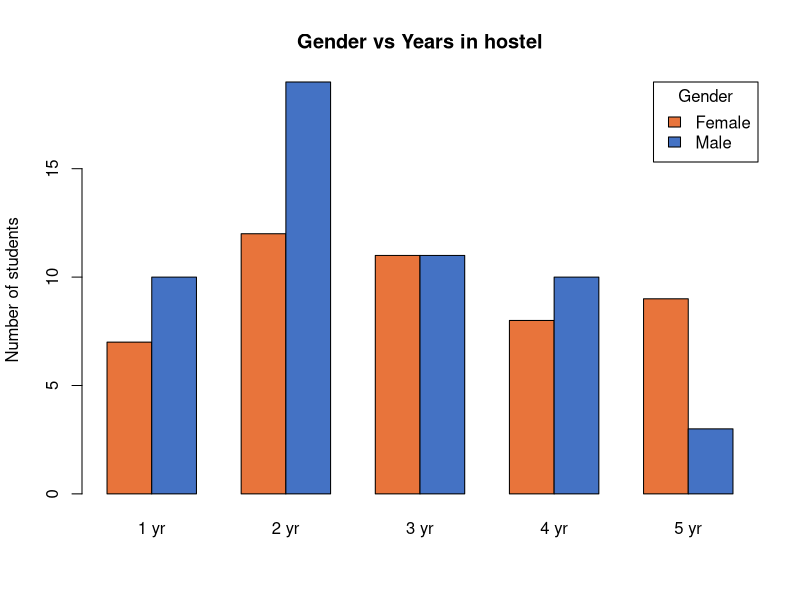
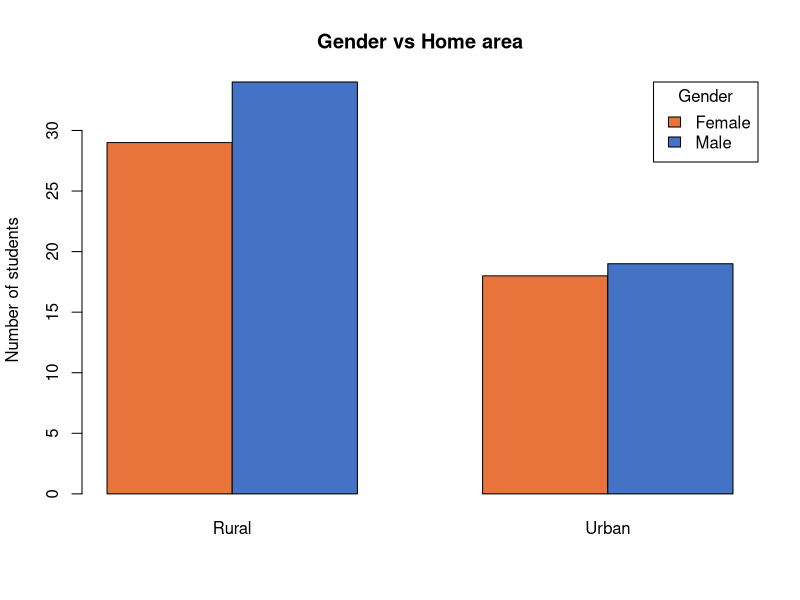
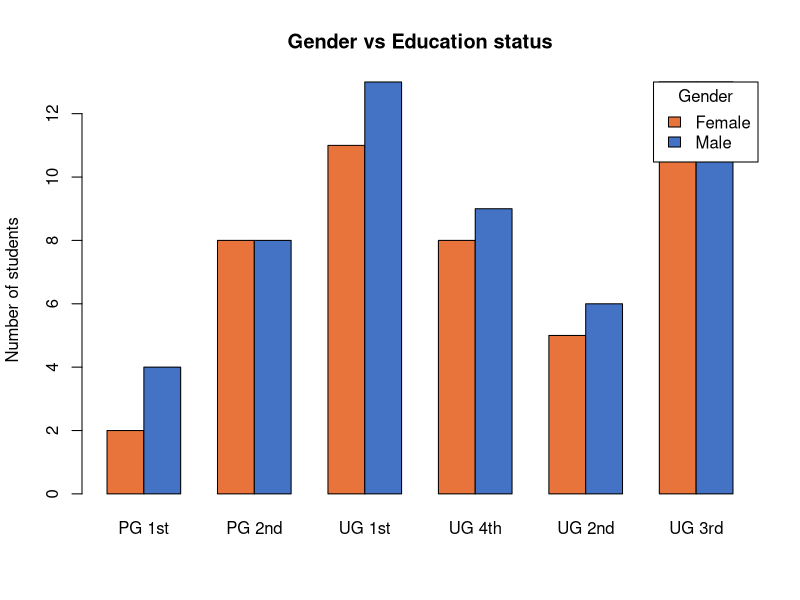
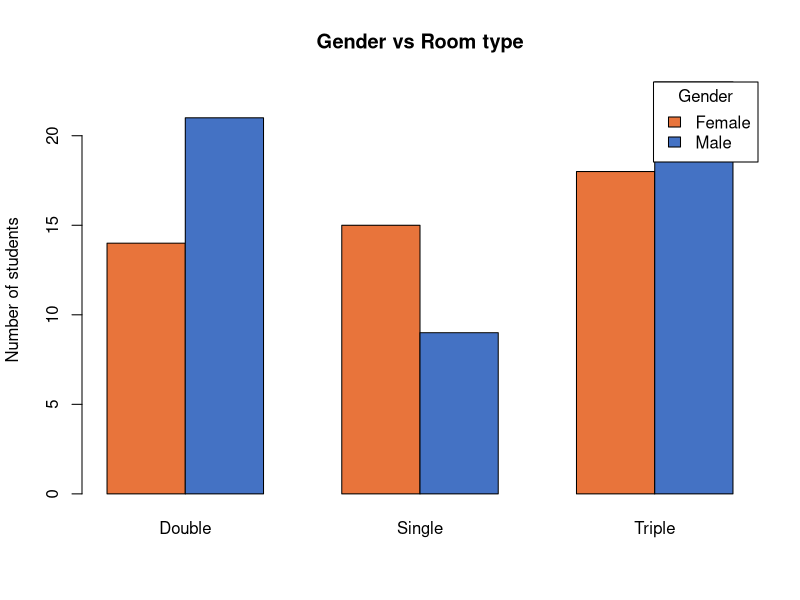
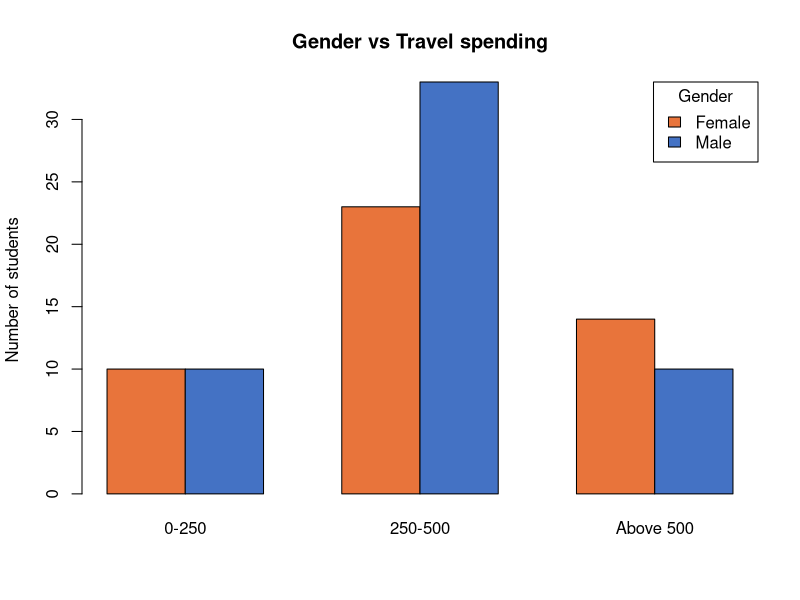
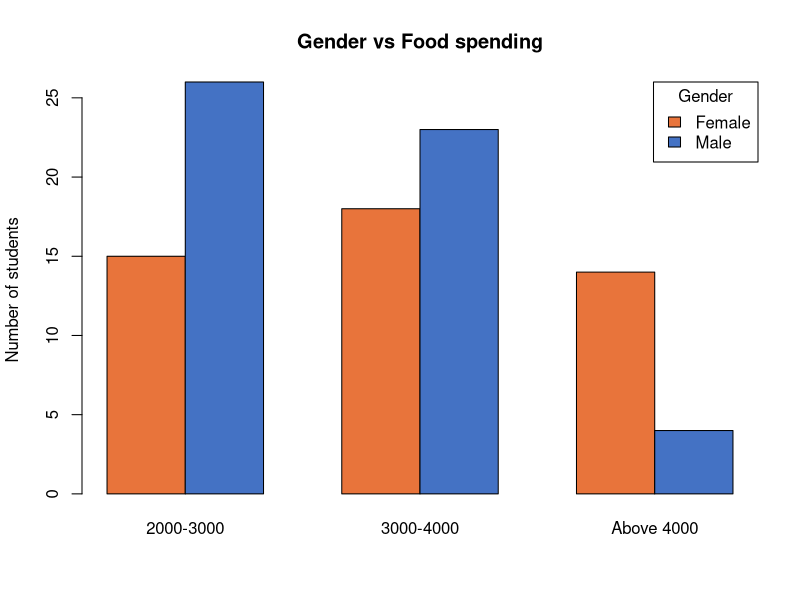
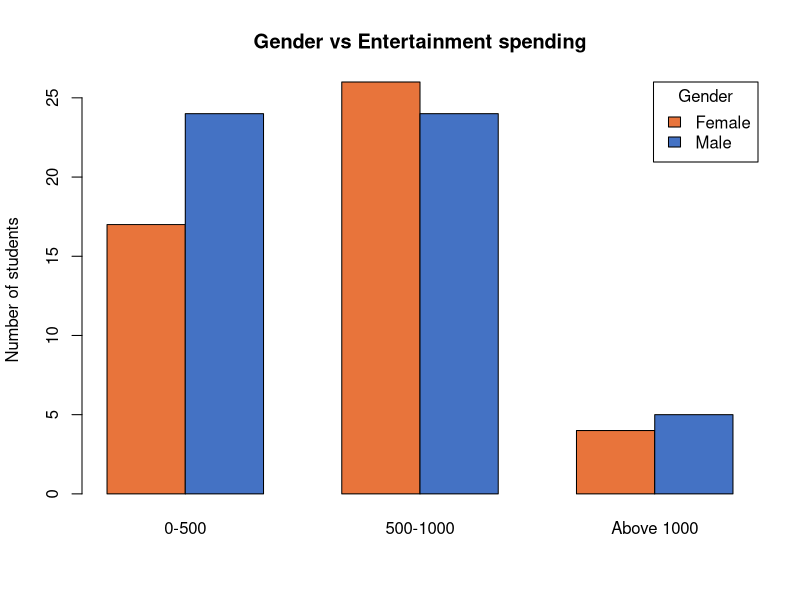
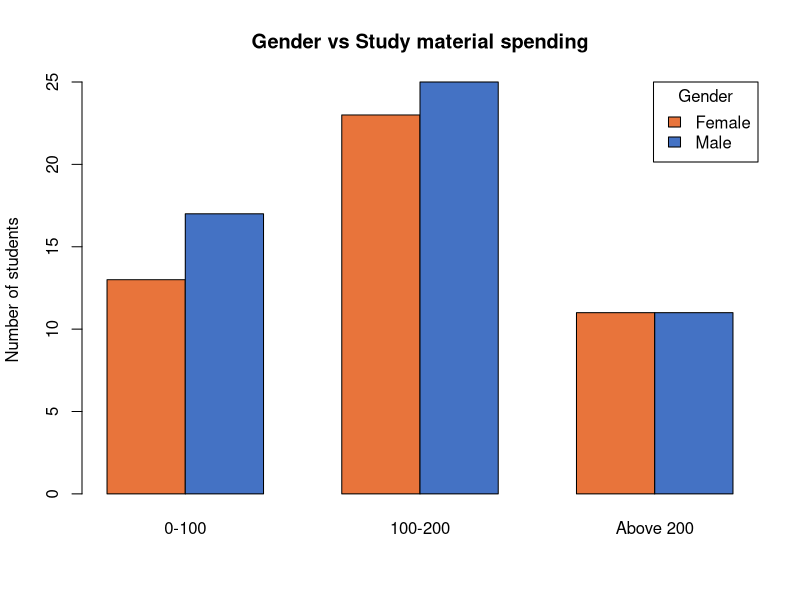

Reproduce these figures in R, in order.
# Statistical Analysis of Monthly Expenses of Hostelers
# B.Sc. (Mathematical Sciences) II Field Project 2025-26, KBCNMU Jalgaon
#
# Chi-square test of independence (Gender vs each variable), grouped bar charts,
# and frequency tables. Base R only, no packages needed.
#
# Usage:  Rscript analysis.R      (or source("analysis.R") in RStudio)

ALPHA <- 0.05
dir.create("figures", showWarnings = FALSE)
dir.create("results", showWarnings = FALSE)

# ---- Contingency tables from the report (Chapter 4). Rows: Female, Male ----
tables <- list(
  "Years in hostel" = list(
    cols = c("1 yr", "2 yr", "3 yr", "4 yr", "5 yr"),
    F = c(7, 12, 11, 8, 9),  M = c(10, 19, 11, 10, 3)),
  "Home area" = list(
    cols = c("Rural", "Urban"),
    F = c(29, 18),  M = c(34, 19)),
  "Education status" = list(
    cols = c("PG 1st", "PG 2nd", "UG 1st", "UG 4th", "UG 2nd", "UG 3rd"),
    F = c(2, 8, 11, 8, 5, 13),  M = c(4, 8, 13, 9, 6, 13)),
  "Room type" = list(
    cols = c("Double", "Single", "Triple"),
    F = c(14, 15, 18),  M = c(21, 9, 23)),
  "Travel spending" = list(
    cols = c("0-250", "250-500", "Above 500"),
    F = c(10, 23, 14),  M = c(10, 33, 10)),
  "Food spending" = list(
    cols = c("2000-3000", "3000-4000", "Above 4000"),
    F = c(15, 18, 14),  M = c(26, 23, 4)),
  "Entertainment spending" = list(
    cols = c("0-500", "500-1000", "Above 1000"),
    F = c(17, 26, 4),  M = c(24, 24, 5)),
  "Study material spending" = list(
    cols = c("0-100", "100-200", "Above 200"),
    F = c(13, 23, 11),  M = c(17, 25, 11)),
  "Additional income" = list(
    cols = c("No", "Yes"),
    F = c(29, 18),  M = c(30, 23)),
  "Rent" = list(
    cols = c("4500", "5000", "5500"),
    F = c(19, 21, 7),  M = c(28, 22, 3)),
  "Personal/health care spending" = list(
    cols = c("0-500", "600-1000", "Above 1000"),
    F = c(12, 23, 13),  M = c(26, 24, 3)),
  "WiFi should be provided" = list(
    cols = c("No", "Yes"),
    F = c(16, 31),  M = c(19, 34)),
  "Fathers occupation" = list(
    cols = c("Businessman", "Farmer", "Gov. job", "Other", "Pvt. job", "Teacher"),
    F = c(4, 9, 7, 4, 11, 12),  M = c(8, 20, 8, 2, 9, 6)),
  "Mode of payment" = list(
    cols = c("Cash", "Online"),
    F = c(12, 35),  M = c(15, 38)),
  "Average monthly expenses" = list(
    cols = c("Upto 2000", "2000-4000", "Above 4000"),
    F = c(21, 8, 18),  M = c(26, 7, 20))
)

make_matrix <- function(s) {
  m <- rbind(Female = s$F, Male = s$M)
  colnames(m) <- s$cols
  m
}

# Pool columns with expected frequency < 5 into a neighbouring column (report sec. 5.1.3)
pool_small_columns <- function(m, min_expected = 5) {
  while (ncol(m) > 2) {
    e <- suppressWarnings(chisq.test(m, correct = FALSE)$expected)
    low <- which(apply(e < min_expected, 2, any))
    if (length(low) == 0) break
    i <- low[1]
    j <- if (i < ncol(m)) i + 1 else i - 1
    a <- min(i, j); b <- max(i, j)
    left   <- m[, seq_len(a - 1), drop = FALSE]
    right  <- if (b < ncol(m)) m[, (b + 1):ncol(m), drop = FALSE] else m[, 0, drop = FALSE]
    merged <- matrix(m[, a] + m[, b], ncol = 1)
    new_m  <- cbind(left, merged, right)
    colnames(new_m)[a] <- paste(colnames(m)[a], colnames(m)[b], sep = " + ")
    m <- new_m
  }
  m
}

safe_name <- function(x) gsub("[^A-Za-z0-9]+", "_", x)

# ---- Chi-square tests + charts ----
results <- data.frame()
freq <- data.frame()

for (name in names(tables)) {
  m <- make_matrix(tables[[name]])

  # Grouped bar chart
  png(file.path("figures", paste0(safe_name(name), ".png")), width = 1000, height = 650, res = 150)
  barplot(m, beside = TRUE, col = c("#e8743b", "#4472c4"),
          main = paste("Gender vs", name), ylab = "Number of students",
          legend.text = rownames(m), args.legend = list(title = "Gender", x = "topright"))
  dev.off()

  # Chi-square test
  test <- suppressWarnings(chisq.test(pool_small_columns(m), correct = FALSE))
  reject <- test$p.value < ALPHA
  results <- rbind(results, data.frame(
    Variable   = name,
    Chi_square = round(unname(test$statistic), 3),
    DF         = unname(test$parameter),
    p_value    = round(test$p.value, 3),
    Decision   = if (reject) "Reject H0" else "Fail to reject H0",
    Conclusion = paste0("Gender is ", if (reject) "" else "NOT ", "associated with ", tolower(name))
  ))

  # Overall frequency table
  tot <- colSums(m)
  freq <- rbind(freq, data.frame(
    Variable = name, Category = names(tot),
    Frequency = as.integer(tot), Percent = round(100 * tot / sum(tot), 1),
    row.names = NULL))
}

print(results, row.names = FALSE)
write.csv(results, "results/chi_square_results.csv", row.names = FALSE)
write.csv(freq, "results/frequency_tables.csv", row.names = FALSE)
